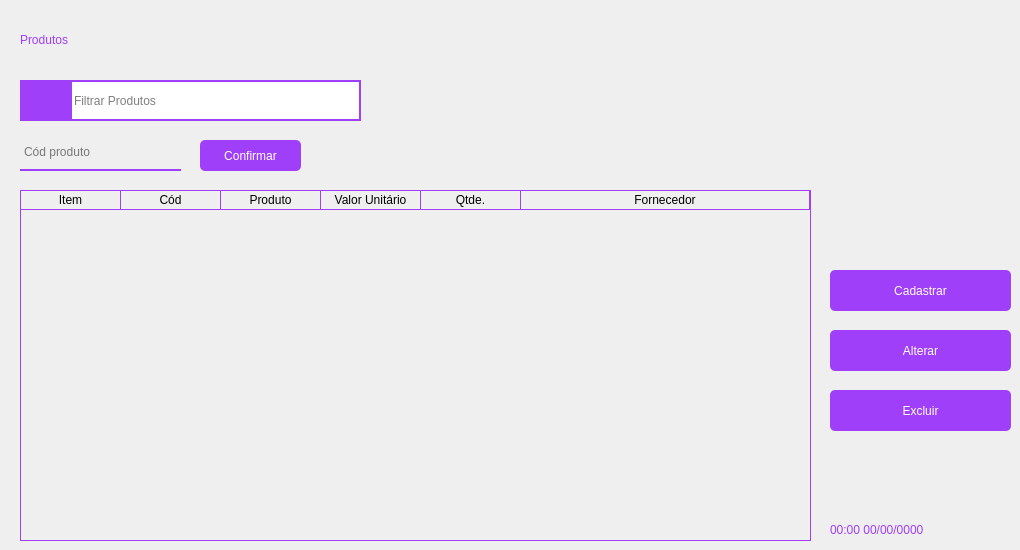
      <widget class="QWidget" name="pg_produtos">
       <widget class="QLabel" name="lbl_titulo_produtos">
        <property name="geometry">
         <rect>
          <x>20</x>
          <y>20</y>
          <width>241</width>
          <height>41</height>
         </rect>
        </property>
        <property name="styleSheet">
         <string notr="true">font: 16pt &quot;Montserrat&quot;;
color: #9f3ffa;
</string>
        </property>
        <property name="text">
         <string>Produtos</string>
        </property>
        <property name="textFormat">
         <enum>Qt::AutoText</enum>
        </property>
        <property name="wordWrap">
         <bool>false</bool>
        </property>
        <property name="textInteractionFlags">
         <set>Qt::TextBrowserInteraction</set>
        </property>
       </widget>
       <widget class="QTableWidget" name="tabela_produto">
        <property name="geometry">
         <rect>
          <x>20</x>
          <y>190</y>
          <width>791</width>
          <height>351</height>
         </rect>
        </property>
        <property name="styleSheet">
         <string notr="true">QTableWidget {
	gridline-color: #9f3ffa;;
	background-color: transparent;
	outline: 0;
	border: 1px solid #9f3ffa;
	border-top: 0px
	
}

QTableWidget::item:selected{
	background-color:#9f3ffa;;
}

QTableWidget::horizontalHeader {	
	background-color: #9f3ffa;
}

QHeaderView::section:horizontal
{
    border: 1px solid #9f3ffa;
	background-color: transparent;
	border-left: 0px;
	color: black;

}
</string>
        </property>
        <property name="frameShape">
         <enum>QFrame::Panel</enum>
        </property>
        <property name="frameShadow">
         <enum>QFrame::Sunken</enum>
        </property>
        <property name="editTriggers">
         <set>QAbstractItemView::SelectedClicked</set>
        </property>
        <property name="tabKeyNavigation">
         <bool>true</bool>
        </property>
        <property name="showDropIndicator" stdset="0">
         <bool>false</bool>
        </property>
        <property name="alternatingRowColors">
         <bool>false</bool>
        </property>
        <property name="selectionMode">
         <enum>QAbstractItemView::ExtendedSelection</enum>
        </property>
        <property name="gridStyle">
         <enum>Qt::SolidLine</enum>
        </property>
        <property name="sortingEnabled">
         <bool>true</bool>
        </property>
        <attribute name="horizontalHeaderStretchLastSection">
         <bool>true</bool>
        </attribute>
        <attribute name="verticalHeaderVisible">
         <bool>false</bool>
        </attribute>
        <attribute name="verticalHeaderShowSortIndicator" stdset="0">
         <bool>false</bool>
        </attribute>
        <attribute name="verticalHeaderStretchLastSection">
         <bool>false</bool>
        </attribute>
        <column>
         <property name="text">
          <string>Item</string>
         </property>
        </column>
        <column>
         <property name="text">
          <string>Cód</string>
         </property>
        </column>
        <column>
         <property name="text">
          <string>Produto</string>
         </property>
        </column>
        <column>
         <property name="text">
          <string>Valor Unitário</string>
         </property>
        </column>
        <column>
         <property name="text">
          <string>Qtde.</string>
         </property>
        </column>
        <column>
         <property name="text">
          <string>Fornecedor</string>
         </property>
        </column>
       </widget>
       <widget class="QPushButton" name="btn_cadastrar_produto">
        <property name="geometry">
         <rect>
          <x>830</x>
          <y>270</y>
          <width>181</width>
          <height>41</height>
         </rect>
        </property>
        <property name="styleSheet">
         <string notr="true">QPushButton {
border: 2px;
background-color: rgb(159, 63, 250);
color: white;
border-radius: 5px;
font: 10pt &quot;Montserrat&quot;;
outline: 0;
}

QPushButton:hover {
	background-color: rgb(197, 62, 255);
}
</string>
        </property>
        <property name="text">
         <string>Cadastrar</string>
        </property>
       </widget>
       <widget class="QPushButton" name="btn_alterar_produto">
        <property name="geometry">
         <rect>
          <x>830</x>
          <y>330</y>
          <width>181</width>
          <height>41</height>
         </rect>
        </property>
        <property name="styleSheet">
         <string notr="true">QPushButton {
border: 2px;
background-color: rgb(159, 63, 250);
color: white;
border-radius: 5px;
font: 10pt &quot;Montserrat&quot;;
outline: 0;
}

QPushButton:hover {
	background-color: rgb(197, 62, 255);
}
</string>
        </property>
        <property name="text">
         <string>Alterar</string>
        </property>
       </widget>
       <widget class="QPushButton" name="btn_excluir_produto">
        <property name="geometry">
         <rect>
          <x>830</x>
          <y>390</y>
          <width>181</width>
          <height>41</height>
         </rect>
        </property>
        <property name="styleSheet">
         <string notr="true">QPushButton {
border: 2px;
background-color: rgb(159, 63, 250);
color: white;
border-radius: 5px;
font: 10pt &quot;Montserrat&quot;;
outline: 0;
}

QPushButton:hover {
	background-color: rgb(255, 17, 49);
}
</string>
        </property>
        <property name="text">
         <string>Excluir</string>
        </property>
       </widget>
       <widget class="QLineEdit" name="line_search_Bar_produtos">
        <property name="geometry">
         <rect>
          <x>70</x>
          <y>80</y>
          <width>291</width>
          <height>41</height>
         </rect>
        </property>
        <property name="styleSheet">
         <string notr="true">border: 2px solid #9f3ffa;
font: 10pt &quot;Montserrat&quot;;</string>
        </property>
        <property name="cursorPosition">
         <number>0</number>
        </property>
        <property name="placeholderText">
         <string>Filtrar Produtos</string>
        </property>
        <property name="clearButtonEnabled">
         <bool>true</bool>
        </property>
       </widget>
       <widget class="QPushButton" name="btn_pesquisar_produto">
        <property name="geometry">
         <rect>
          <x>20</x>
          <y>80</y>
          <width>51</width>
          <height>41</height>
         </rect>
        </property>
        <property name="styleSheet">
         <string notr="true">QPushButton {
border: 2px;
background-color: rgb(159, 63, 250);
color: white;

font: 10pt &quot;Montserrat&quot;;
outline: 0;
}

QPushButton:hover {
	background-color: rgb(197, 62, 255);
}
</string>
        </property>
        <property name="text">
         <string/>
        </property>
        <property name="icon">
         <iconset resource="../QRC/file_principal_rc.qrc">
          <normaloff>:/icones/lupa.png</normaloff>:/icones/lupa.png</iconset>
        </property>
        <property name="iconSize">
         <size>
          <width>25</width>
          <height>25</height>
         </size>
        </property>
       </widget>
       <widget class="QLineEdit" name="line_codigo_produto">
        <property name="geometry">
         <rect>
          <x>20</x>
          <y>140</y>
          <width>161</width>
          <height>31</height>
         </rect>
        </property>
        <property name="styleSheet">
         <string notr="true">background-color: rgba(0, 0 , 0, 0);
border: 2px solid rgba(0,0,0,0);
border-bottom-color: rgb(159, 63, 250);
color: rgb(0,0,0);
padding-bottom: 8px;
border-radius: 0px;
font: 10pt &quot;Montserrat&quot;;</string>
        </property>
        <property name="placeholderText">
         <string>Cód produto</string>
        </property>
        <property name="clearButtonEnabled">
         <bool>true</bool>
        </property>
       </widget>
       <widget class="QPushButton" name="btn_confirmar_codigo">
        <property name="geometry">
         <rect>
          <x>200</x>
          <y>140</y>
          <width>101</width>
          <height>31</height>
         </rect>
        </property>
        <property name="styleSheet">
         <string notr="true">QPushButton {
border: 2px;
background-color: rgb(159, 63, 250);
color: white;
border-radius: 5px;
font: 10pt &quot;Montserrat&quot;;
outline: 0;
}

QPushButton:hover {
	background-color: rgb(197, 62, 255);
}
</string>
        </property>
        <property name="text">
         <string>Confirmar</string>
        </property>
       </widget>
       <widget class="QLabel" name="lbl_hora_data_produtos">
        <property name="geometry">
         <rect>
          <x>830</x>
          <y>520</y>
          <width>181</width>
          <height>21</height>
         </rect>
        </property>
        <property name="styleSheet">
         <string notr="true">font: 13pt &quot;Montserrat&quot;;
color: #9f3ffa;
</string>
        </property>
        <property name="text">
         <string>00:00 00/00/0000</string>
        </property>
        <property name="textFormat">
         <enum>Qt::AutoText</enum>
        </property>
        <property name="wordWrap">
         <bool>false</bool>
        </property>
        <property name="textInteractionFlags">
         <set>Qt::LinksAccessibleByKeyboard|Qt::LinksAccessibleByMouse</set>
        </property>
       </widget>
      </widget>
